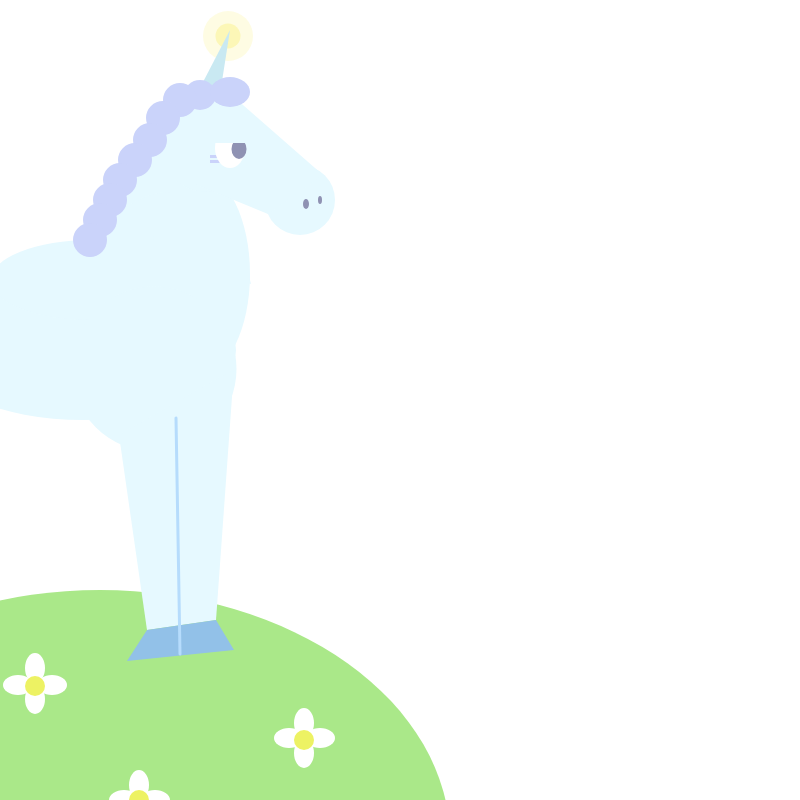
Frame 1 (no input)
Frame 60 (no input): identical to frame 1, image omitted
Frame 120 (the mouse pressed at the canvas centre since frame 60): identical to frame 1, image omitted

The p5.js sketch that drew this single still picture (run headless with seeded random() and noise() and a simulated clock; from frame 60 on, the mouse is pressed at the canvas centre):

// p5.js sketch
// ── sketch.js
function setup() {
  createCanvas(800, 800);
  angleMode();
}

function draw() {
  clear();
  //background(255, 255, 255);
  console.log(mouseX, mouseY);
  noStroke();

  //ground
  fill(170, 232, 137);
  ellipse(100, 840, 700, 500);
//flowers
  fill(255,255,255)
  ellipse(35,668,20,30);
  ellipse(35,699,20,30);
  ellipse(52,685,30,20);
  ellipse(18,685,30,20);
  
  ellipse(304,723,20,30);
  ellipse(304,753,20,30);
  ellipse(320,738,30,20);
  ellipse(289,738,30,20);
  
  ellipse(139,785,20,30);
  ellipse(155,800,30,20);
  ellipse(124,800,30,20);
  
  fill(237, 242, 99);
  ellipse(35, 686, 20);
  ellipse(304,740,20);
  ellipse(139,800,20);

  //body
  fill(230, 249, 255);
  quad(156, 110, 227, 189, 251, 284, 102, 243); //back of neck
  ellipse(83, 350, 306, 140); //front body
  ellipse(91, 280, 200, 80); //back
  ellipse(172, 260, 143, 136, 100); //bottom of neck
  ellipse(200, 274, 100, 200); //front bottom of neck
  ellipse(208, 142, 100); //head
  ellipse(300, 200, 70); //snout
  quad(235, 98, 323, 175, 268, 214, 195, 184); //cheek

  //LEGS
  ellipse(154, 369, 165);
  quad(234, 369, 216, 620, 147, 630, 119, 435);

  //hooves
  fill(146, 193, 232);
  quad(216, 620, 234, 650, 127, 661, 147, 630);
  push();
  stroke(182, 220, 252);
  strokeWeight(3);
  line(180, 654, 176, 418);
  pop();

  //sparkle
  fill(247, 238, 114, 100);
  ellipse(228, 36, 25);
  fill(247, 238, 114, 50);
  ellipse(228, 36, 50);

  //horn
  fill(201, 233, 242);
  triangle(202, 84, 230, 30, 220, 94);
  ellipse(212, 88, 23, 15);

  //hair
  fill(202, 211, 250);
  ellipse(200, 95, 32, 30);
  ellipse(180, 100, 34);
  ellipse(163, 118, 34);
  ellipse(150, 140, 34);
  ellipse(135, 160, 34);
  ellipse(120, 180, 34);
  ellipse(110, 200, 34);
  ellipse(100, 220, 34);
  ellipse(90, 240, 34);
  ellipse(230, 92, 40, 30);

  //eye

  //lashes
  angleMode(degrees);
  push();
  rect(210, 155, 10, 3);
  rect(210, 160, 10, 3);
  pop();

  fill(255, 255, 255);
  ellipse(230, 148, 30, 40);
  fill(143, 146, 179);
  ellipse(239, 149, 15, 20);
  fill(230, 249, 255);
  square(215, 113, 30);

  //nostrils
  fill(143, 146, 179);
  ellipse(306, 204, 6, 10);
  ellipse(320, 200, 4, 8);
}

// ── style.css
/* fix the canvas to the window, and place it behind the content */

canvas {
    position: fixed;
    left: 0;
    top: 0;
    z-index: -1;
}
body{
    background-color: rgba(27, 64, 128, 0.813);
    background-size:cover;
text-align: center;
}

.header {
    text-align: center;
}

.menu {
    text-align: center;
    font-family: fantasy;
    font-size: 20px;
   background-color:rgb(249, 255, 192);
   width: 40%;
margin-left: auto;
margin-right: auto;
padding: 20px;
max-width: 500px;
}
